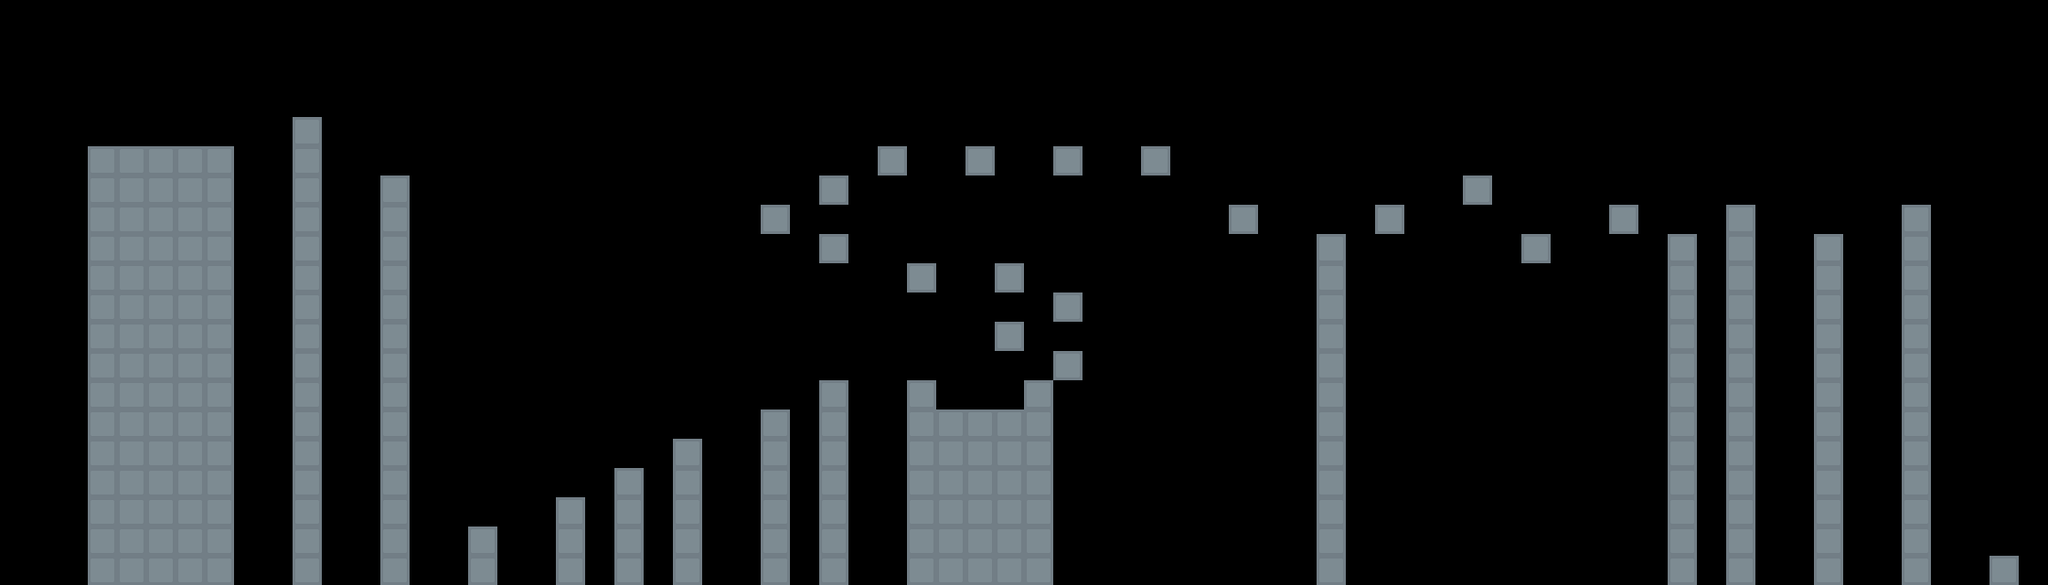

Rendered tile map (Tiled .tmx) drawn with the repository's tilesets; below, a short description and the map source with its tile grids summarised:
An orthogonal 70x20 tile map with 32x32 px tiles, 2 tile layers (background, collision).

<map version="1.0" orientation="orthogonal" renderorder="right-down" width="70" height="20" tilewidth="32" tileheight="32">
 <tileset firstgid="1" name="tiles" tilewidth="32" tileheight="32">
  <image source="../images/tiles.png" trans="aaffff" width="96" height="32" />
 </tileset>
 <layer name="background" width="70" height="20">
  <data>[1400 cells, 1395 non-empty, 1 distinct tile ids]</data>
 </layer>
 <layer name="collision" width="70" height="20">
  <data>[1400 cells, 244 non-empty, 1 distinct tile ids]</data>
 </layer>
</map>
